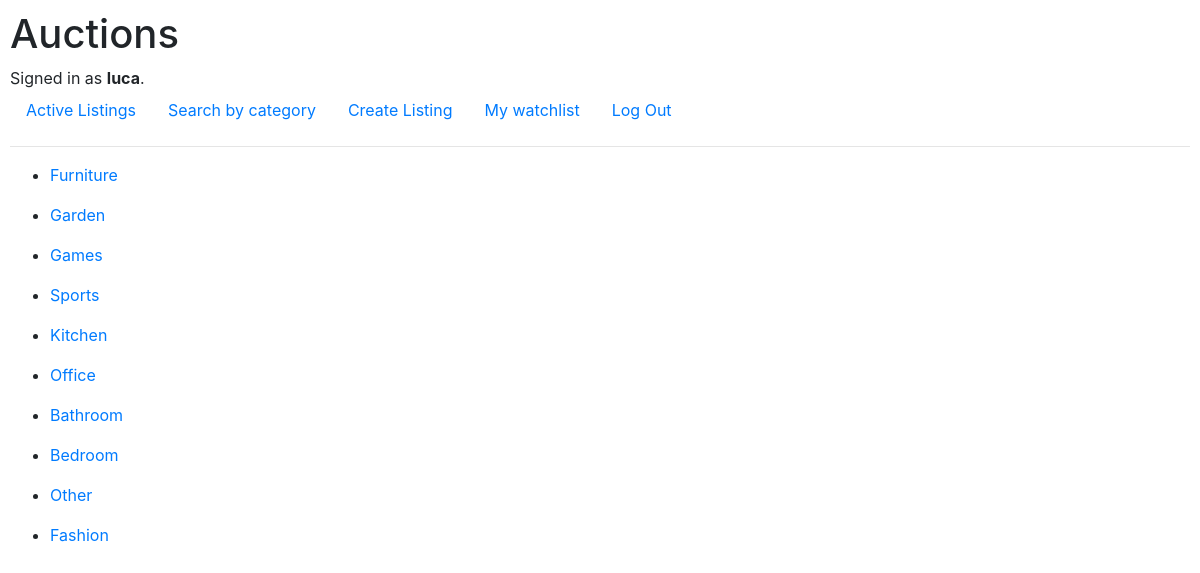
Page /category (signed in) on the committed database.
### auctions/models.py (models this page shows)
class User(AbstractUser):
    pass

class Categories(models.Model):
    name = models.CharField(max_length=100)
    def __str__(self):
        return self.name

### auctions/views.py (the view)
# urls.py: path("category", views.categories, name="categories"),
def categories(request):
    categories = Categories.objects.all()
    return render(request, "auctions/listing-by-category.html", {
        "categories": categories
    })

### auctions/templates/auctions/listing-by-category.html
{% extends "auctions/layout.html" %}
{% block body %}
    {% for category in categories %}
    <ul>
        <li><a href="{% url 'filterby' category.name %}">{{ category }}</a></li>
    </ul>
    {% endfor %}
{% endblock %}

### auctions/templates/auctions/layout.html (shortened to what this page needs)
{% load static %}
<!DOCTYPE html>
<html lang="en">
    <head>
        <link rel="stylesheet" href="https://stackpath.bootstrapcdn.com/bootstrap/4.4.1/css/bootstrap.min.css">
        <link href="{% static 'auctions/styles.css' %}" rel="stylesheet">
    </head>
    <body>
        <h1>Auctions</h1>
        <div>
            {% if user.is_authenticated %}
                Signed in as <strong>{{ user.username }}</strong>.
            {% else %}
                Not signed in.
            {% endif %}
        </div>
        <ul class="nav">
            <li class="nav-item">
                <a class="nav-link" href="{% url 'index' %}">Active Listings</a>
            </li>
            <li class="nav-item">
                <a class="nav-link" href="{% url 'categories' %}">Search by category</a>
            </li>
            {% if user.is_authenticated %}
                <li class="nav-item">
                    <a class="nav-link" href="{% url 'new' %}">Create Listing</a>
                </li>
                <li class="nav-item">
                    <a class="nav-link" href="{% url 'watchlist' %}">My watchlist</a>
                </li>
                <li class="nav-item">
                    <a class="nav-link" href="{% url 'logout' %}">Log Out</a>
                </li>
            {% endif %}
        </ul>
        <hr>
        {% block body %}
        {% endblock %}
    </body>
</html>

### auctions/static/auctions/styles.css (style rules this page uses)
*, *::after, *::before { box-sizing: inherit; }
body { padding: 10px; }

### rows in the picture
User: username "luca"
Categories: name "Furniture"
Categories: name "Garden"
Categories: name "Games"
Categories: name "Sports"
Categories: name "Kitchen"
Categories: name "Office"
Categories: name "Bathroom"
Categories: name "Bedroom"
Categories: name "Other"
Categories: name "Fashion"
